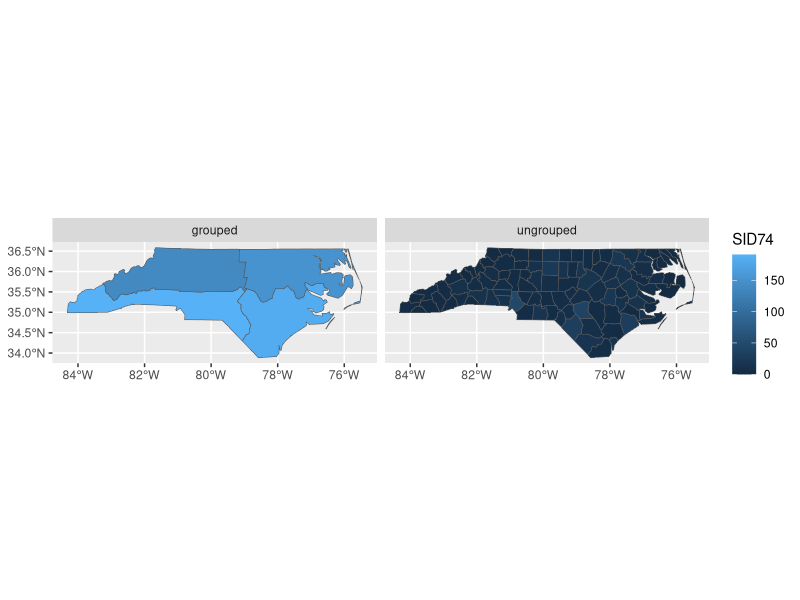

This chart was generated by the following R code:
## ---- chunk 1
library(sf)
library(dplyr)
system.file("gpkg/nc.gpkg", package="sf") %>%
	read_sf() %>%
	st_transform(32119) %>%
	select(BIR74, SID74, NAME) %>%
	st_centroid() -> x
## ---- chunk 2
nc <- read_sf(system.file("gpkg/nc.gpkg", package="sf"))
#plot(nc["SID74"], axes = TRUE)
sf_use_s2(TRUE)
# encode quadrant by two logicals:
nc$lng = st_coordinates(st_centroid(st_geometry(nc)))[,1] > -79
nc$lat = st_coordinates(st_centroid(st_geometry(nc)))[,2] > 35.5
nc.grp = aggregate(nc["SID74"], list(nc$lng, nc$lat), sum)
#plot(nc.grp["SID74"], axes = TRUE)
nc.grp = st_sf(nc.grp, geom = nc.grp$geometry, sf_column = "geom")
nc.grp$grp = "grouped"
nc$grp = "ungrouped"
n = rbind(nc[c("grp", "SID74")], nc.grp[c("grp", "SID74")])
library(ggplot2)
ggplot() + geom_sf(data = n, aes(fill = SID74)) + facet_wrap(~grp)
## ---- chunk 3
nc <- st_transform(nc, 2264)
gr = st_sf(
         label = apply(expand.grid(1:10, LETTERS[10:1])[,2:1], 1, paste0, collapse = " "),
         geom = st_make_grid(nc))
gr = gr[-(1:30),]
a = aggregate(nc["SID74"], gr, sum)
c(sid74_sum_counties = sum(nc$SID74), sid74_sum_rectangles = sum(a$SID74, na.rm = TRUE))
